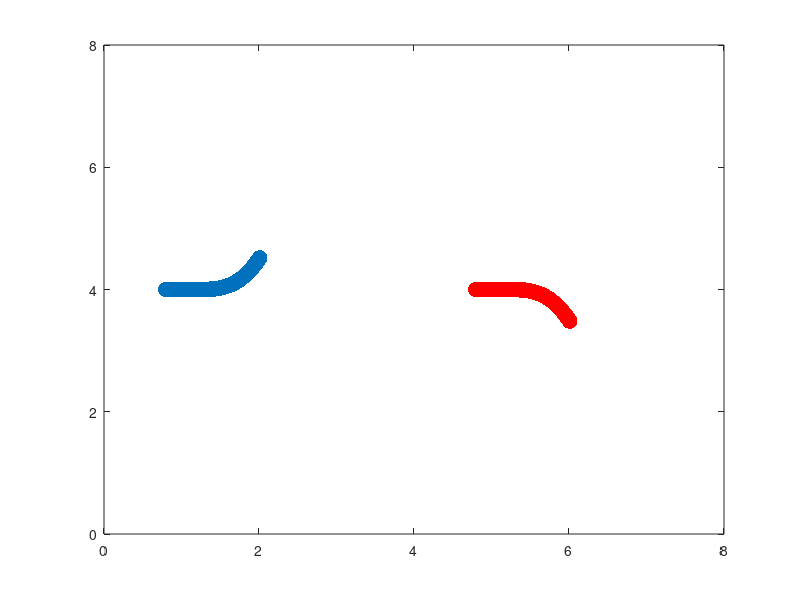

Reproduce this figure in MATLAB.
%-------------------------------------------------------------------------------------------------------------------%
%
% IB2d is an Immersed Boundary Code (IB) for solving fully coupled non-linear 
% 	fluid-structure interaction models. This version of the code is based off of
%	Peskin's Immersed Boundary Method Paper in Acta Numerica, 2002.
%
% Author: Nicholas A. Battista
% Email:  nick.battista@unc.edu
% Date Created: May 27th, 2015
% Institution: UNC-CH
%
% This code is capable of creating Lagrangian Structures using:
% 	1. Springs
% 	2. Beams (*torsional springs)
% 	3. Target Points
%	4. Muscle-Model (combined Force-Length-Velocity model, "HIll+(Length-Tension)")
%
% One is able to update those Lagrangian Structure parameters, e.g., spring constants, resting %%	lengths, etc
% 
% There are a number of built in Examples, mostly used for teaching purposes. 
% 
% If you would like us to add a specific muscle model, please let Nick (nick.battista@unc.edu) know.
%
%--------------------------------------------------------------------------------------------------------------------%


%%%%%%%%%%%%%%%%%%%%%%%%%%%%%%%%%%%%%%%%%%%%%%%%%%%%%%%%%%%%%%%%%%%%%%%%%%%%%%%%
%
% FUNCTION: creates the JELLYFISH-EXAMPLE geometry and prints associated input files
%
%%%%%%%%%%%%%%%%%%%%%%%%%%%%%%%%%%%%%%%%%%%%%%%%%%%%%%%%%%%%%%%%%%%%%%%%%%%%%%%%

function Swimmer_Geometry()


% FLUID GRID PARAMETERS %
L = 8;                              % Length of computational domain (m)
N = 512;                            % # of Cartesian grid meshwidths
dx = L/N;                           % Cartesian mesh width (m)


% Construct Geometry
[xLag,yLag,yLag2,ds] = give_Me_Immsersed_Boundary_Geometry(N,L);

% NAMING CONVENTION FOR SIMULATION 
struct_name = 'swimmer';      % structure name

%
% PRINT INPUT FILES (.vertex, .spring, .beam, etc) %
%

% print vertices
print_Lagrangian_Vertices(xLag,yLag,struct_name);

% print vertex stages for update_curvature
print_Lagrangian_Vertices_Phases(xLag,yLag,yLag2,struct_name);

% print springs
k_Spring = 7.5*1.2750000000000000e+9;        % spring constant (Newton)
print_Lagrangian_Springs(xLag,k_Spring,ds,struct_name);

% print beams
k_Beam = 2.0363359375000002e+12;   % beam stiffness constant (Newton m^2)
print_Lagrangian_nonInv_Beams(xLag,yLag,k_Beam,struct_name);




%%%%%%%%%%%%%%%%%%%%%%%%%%%%%%%%%%%%%%%%%%%%%%%%%%%%%%%%%%%%%%%%%%%%%%%%
%
% FUNCTION: prints VERTEX points to a file called rubberband.vertex
%
%%%%%%%%%%%%%%%%%%%%%%%%%%%%%%%%%%%%%%%%%%%%%%%%%%%%%%%%%%%%%%%%%%%%%%%%

function print_Lagrangian_Vertices(xLag,yLag,struct_name)

    N = length(xLag);

    vertex_fid = fopen([struct_name '.vertex'], 'w');

    fprintf(vertex_fid, '%d\n', N );

    %Loops over all Lagrangian Pts.
    for s = 1:N
        X_v = xLag(s);
        Y_v = yLag(s);
        fprintf(vertex_fid, '%1.16e %1.16e\n', X_v, Y_v);
    end

    fclose(vertex_fid); 

%%%%%%%%%%%%%%%%%%%%%%%%%%%%%%%%%%%%%%%%%%%%%%%%%%%%%%%%%%%%%%%%%%%%%%%%
%
% FUNCTION: prints VERTEX points to a file called rubberband.vertex
%
%%%%%%%%%%%%%%%%%%%%%%%%%%%%%%%%%%%%%%%%%%%%%%%%%%%%%%%%%%%%%%%%%%%%%%%%

function print_Lagrangian_Vertices_Phases(xLag,yLag,yLag2,struct_name)

    N = length(yLag);

    vertex_fid = fopen([struct_name '.phases'], 'w');

    %Loops over all Lagrangian Pts.
    for s = 1:N
        X_v1 = xLag(s);
        Y_v1 = yLag(s);
        Y_v2 = yLag2(s);
        fprintf(vertex_fid, '%1.16e %1.16e %1.16e\n',X_v1,Y_v1, Y_v2);
        %fprintf(vertex_fid,'%1.16e %1.16e\n',Y_v1, Y_v2);
    end

    fclose(vertex_fid);     
    
    
%%%%%%%%%%%%%%%%%%%%%%%%%%%%%%%%%%%%%%%%%%%%%%%%%%%%%%%%%%%%%%%%%%%%%%%%
%
% FUNCTION: prints SPRING points to a file called rubberband.spring
%
%%%%%%%%%%%%%%%%%%%%%%%%%%%%%%%%%%%%%%%%%%%%%%%%%%%%%%%%%%%%%%%%%%%%%%%%

function print_Lagrangian_Springs(xLag,k_Spring,ds_Rest,struct_name)

    N = length(xLag);

    spring_fid = fopen([struct_name '.spring'], 'w');

    fprintf(spring_fid, '%d\n', N-1 );

    %spring_force = kappa_spring*ds/(ds^2);

    % SPRINGS BETWEEN VERTICES ON RHS
    for s = 1:N-1
        fprintf(spring_fid, '%d %d %1.16e %1.16e\n', s, s+1, k_Spring, ds_Rest);  
    end
    
    
 
%%%%%%%%%%%%%%%%%%%%%%%%%%%%%%%%%%%%%%%%%%%%%%%%%%%%%%%%%%%%%%%%%%%%%%%%%%%%%%%%%%%%%
%
% FUNCTION: prints BEAM (NON-INVARIANT) points to a file called rubberband.nonInv_beam
%
%%%%%%%%%%%%%%%%%%%%%%%%%%%%%%%%%%%%%%%%%%%%%%%%%%%%%%%%%%%%%%%%%%%%%%%%%%%%%%%%%%%%%

function print_Lagrangian_nonInv_Beams(xLag,yLag,k_Beam,struct_name)

    % k_Beam: beam stiffness
    % Cx/Cy:  beam curvatures in x/y respestively
    
    N = length(xLag); % NOTE: Total number of beams = Number of Total Lag Pts. - 2

    beam_fid = fopen([struct_name '.nonInv_beam'], 'w');

    fprintf(beam_fid, '%d\n', N-2 );

    % beam_force = kappa_beam*ds/(ds^4)
    
    %BEAMS BETWEEN VERTICES ON RHS
    for s = 1:N-2

        Cx = xLag(s) - 2*xLag(s+1) + xLag(s+2);
        Cy = yLag(s) - 2*yLag(s+1) + yLag(s+2);
        fprintf(beam_fid, '%d %d %d %1.16e %1.16e %1.16e\n', s,s+1,s+2, k_Beam, Cx, Cy);  
 
    end
    

    

%%%%%%%%%%%%%%%%%%%%%%%%%%%%%%%%%%%%%%%%%%%%%%%%%%%%%%%%%%%%%%%%%%%%%%%%
%
% FUNCTION: creates the Lagrangian structure geometry
%
%%%%%%%%%%%%%%%%%%%%%%%%%%%%%%%%%%%%%%%%%%%%%%%%%%%%%%%%%%%%%%%%%%%%%%%%

function [xLag,yLag,yLag2,ds] = give_Me_Immsersed_Boundary_Geometry(N,L)

ds = L/(2*N);

% Straight Portion %
xStraight = 0:ds:L/20;
yStraight = zeros(1,length(xStraight));
Nstraight = length(xStraight)-2;


% Curved Portion %

tol = 1e-5;    % error tolerance
n = 1;         % counting for array
xC(n) = 0;     % first x-value at (0,-b)
yC(n) = 0;     % first y-value at (0,-b)
tprev = xC(1); % initial x-value
pow = 3;       % power to create curve

while tprev <= L/10

    n = n+1;
    tnext = tprev + ds/2; %Guess for next angle value
    tfar = 3*tnext;

    %initiating guess for bisection-algorithm
    xn = tnext;
    yn = tnext^pow;
    errSign = ( ds - sqrt( (xn-xC(n-1))^2 + (yn-yC(n-1))^2 ) );
    err = abs(errSign);

    %Bisection algorithm to make points equally spaced
    while ( err > tol )

        if errSign < 0
            tfar = tnext;
            tnext = (tnext+tprev)/2;
        elseif errSign > 0
            tprev = tnext;
            tnext = (tnext+tfar)/2;
        end

        xn = tnext;
        yn = tnext^pow;
        errSign = ( ds - sqrt( (xn-xC(n-1))^2 + (yn-yC(n-1))^2 ) );
        err = abs(errSign);
    end

    xC(n) = xn;    %Store X-value
    yC(n) = yn;    %Store Y-value
    tprev = tnext; %Update X-value

end

% Save Curved Values % 
xCurve = xC + xStraight(end) + ds;
yCurve = yC;

length(yCurve)

yCurve2 = -yC;

xLag = [xStraight xCurve]; xLag = xLag + 0.1*L; %0.7L
yLag = [yStraight yCurve]; yLag = yLag + 0.5*L;

yLag2 = [yStraight yCurve2]; yLag2 = yLag2 + 0.5*L;

ms = 34;
plot(xLag,yLag,'.','MarkerSize',ms); hold on; 
plot(xLag+L/2,yLag2,'r.','MarkerSize',ms); hold on; 
axis([0 L 0 L]);



ida=fopen('xLag.txt','w');
for i=1:length(xLag)
    fprintf(ida,'%f\n',xLag(i)+(0.1*L));
end
fclose(ida);